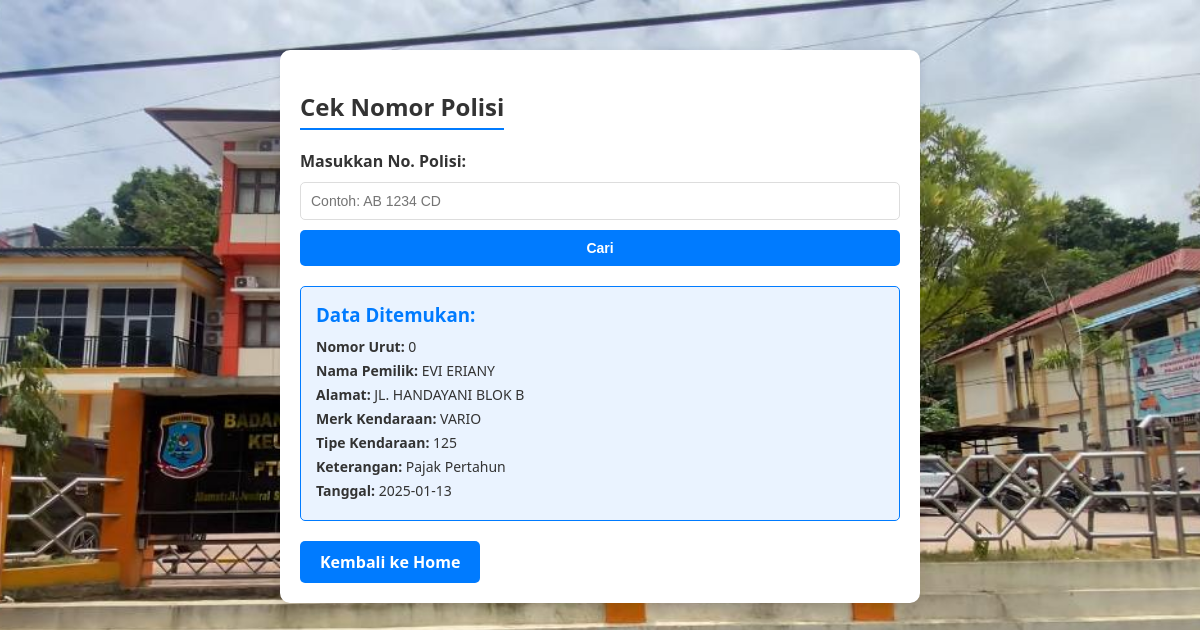
Screenshot of /cek_no_pol.php?no_pol=PY 2301 EE with the database file from the repository.
### tables this page shows
CREATE TABLE `kendaraan` (
  `id` int(11) NOT NULL,
  `nomor_urut` int(11) NOT NULL,
  `no_pol` varchar(20) NOT NULL,
  `nama_pemilik` varchar(100) NOT NULL,
  `alamat` varchar(255) NOT NULL,
  `merk_kendaraan` varchar(100) NOT NULL,
  `tipe_kendaraan` varchar(100) NOT NULL,
  `keterangan` text DEFAULT NULL,
  `tanggal` date DEFAULT NULL
);

### cek_no_pol.php (the view, shortened to what this page needs)
<?php
include 'db_connect.php';
?>
<!DOCTYPE html>
<html lang="en">
<head>
</head>
<body>
    <div class="container">
        <h2>Cek Nomor Polisi</h2>
        <form method="get">
            <label for="no_pol">Masukkan No. Polisi:</label>
            <input type="text" id="no_pol" name="no_pol" placeholder="Contoh: AB 1234 CD" required>
            <button type="submit">Cari</button>
        </form>
        <?php
        if (isset($_GET['no_pol'])) {
            $no_pol = $_GET['no_pol'];
            $query = "SELECT * FROM kendaraan WHERE no_pol = ?";
            $stmt = $conn->prepare($query);
            $stmt->bind_param("s", $no_pol);
            $stmt->execute();
            $result = $stmt->get_result();
            if ($result->num_rows > 0) {
                $row = $result->fetch_assoc();
                echo "<div class='result'>
                        <h3>Data Ditemukan:</h3>
                        <p><strong>Nomor Urut:</strong> {$row['nomor_urut']}</p>
                        <p><strong>Nama Pemilik:</strong> {$row['nama_pemilik']}</p>
                        <p><strong>Alamat:</strong> {$row['alamat']}</p>
                        <p><strong>Merk Kendaraan:</strong> {$row['merk_kendaraan']}</p>
                        <p><strong>Tipe Kendaraan:</strong> {$row['tipe_kendaraan']}</p>
                        <p><strong>Keterangan:</strong> {$row['keterangan']}</p>
                        <p><strong>Tanggal:</strong> {$row['tanggal']}</p>
                    </div>";
            } else {
                echo "<div class='no-result'>Data tidak ditemukan.</div>";
            }
        }
        ?>
        <a href="input_data.php">Kembali ke Home</a>
    </div>
</body>
</html>

### cek_no_pol.php (style rules this page uses)
body { font-family: 'Segoe UI', Tahoma, Geneva, Verdana, sans-serif; margin: 0; padding: 0; background: url('background.jpg') no-repeat center center fixed; background-size: cover; color: #fff; }
.container { max-width: 600px; margin: 50px auto; padding: 20px; background: #fff; border-radius: 10px; box-shadow: 0 4px 10px rgba(0, 0, 0, 0.1); }
h2 { text-align: center; color: #333; margin-bottom: 20px; font-size: 24px; border-bottom: 2px solid #007BFF; display: inline-block; padding-bottom: 5px; }
form { display: flex; flex-direction: column; gap: 10px; margin-bottom: 20px; }
label { font-weight: bold; color: #333; }
input[type="text"] { padding: 10px; border: 1px solid #ddd; border-radius: 5px; font-size: 14px; }
button { background-color: #007BFF; color: white; border: none; padding: 10px 15px; border-radius: 5px; font-weight: bold; cursor: pointer; font-size: 14px; transition: background-color 0.3s ease; }
.result { margin-top: 20px; padding: 15px; background-color: #eaf3ff; border: 1px solid #007BFF; border-radius: 5px; }
.result h3 { margin: 0 0 10px; color: #007BFF; }
.result p { margin: 5px 0; font-size: 14px; color: #333; }
a { display: inline-block; margin-top: 20px; text-decoration: none; color: white; background-color: #007BFF; padding: 10px 20px; border-radius: 5px; font-weight: bold; transition: background-color 0.3s ease; }

### rows the page displays
kendaraan: nomor_urut "0", nama_pemilik "EVI ERIANY", alamat "JL. HANDAYANI BLOK B", merk_kendaraan "VARIO", tipe_kendaraan "125", keterangan "Pajak Pertahun", tanggal "2025-01-13"
